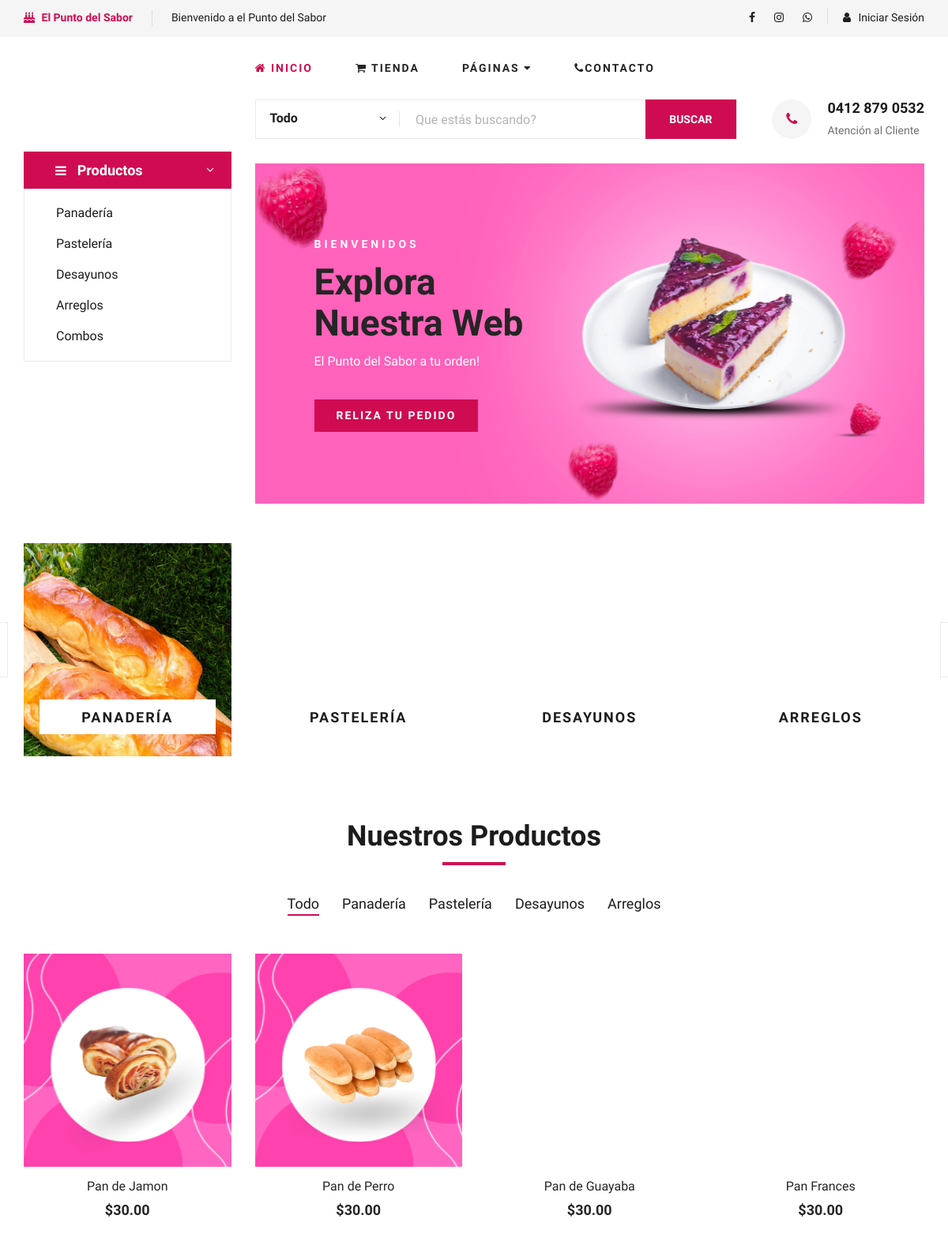
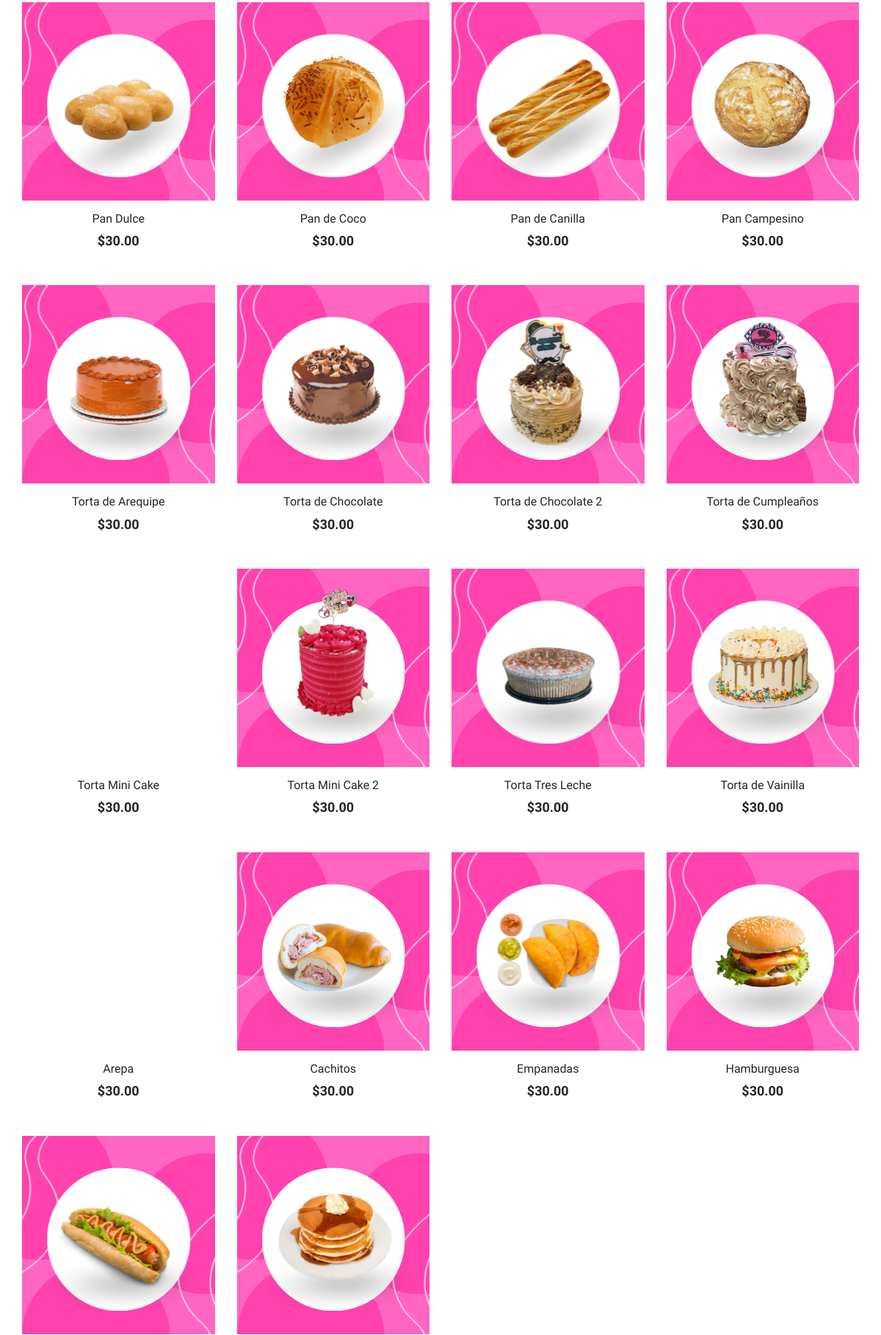
The page / (upper part) on the database its author committed (2 pictures, top to bottom).
### tables this page shows
CREATE TABLE `productos` (
  `id` int(255) NOT NULL AUTO_INCREMENT,
  `producto` varchar(255) NOT NULL,
  `tipo_producto` varchar(255) NOT NULL,
  `precio` varchar(255) NOT NULL,
  `ubicacion` varchar(255) NOT NULL,
  `estado` varchar(255) NOT NULL,
  PRIMARY KEY (`id`)
);

### index.php (the view, shortened to what this page needs)
<!DOCTYPE html>
<html lang="zxx">
<head>
    <link rel="stylesheet" href="css/bootstrap.min.css" type="text/css">
    <link rel="stylesheet" href="css/font-awesome.min.css" type="text/css">
    <link rel="stylesheet" href="css/elegant-icons.css" type="text/css">
    <link rel="stylesheet" href="css/nice-select.css" type="text/css">
    <link rel="stylesheet" href="css/jquery-ui.min.css" type="text/css">
    <link rel="stylesheet" href="css/owl.carousel.min.css" type="text/css">
    <link rel="stylesheet" href="css/slicknav.min.css" type="text/css">
    <link rel="stylesheet" href="css/style.css" type="text/css">
    <link rel="stylesheet" href="css/modal.css" type="text/css">
</head>
<body>
    <?php require('./layout/header.php')  ?>
    <?php require('./layout/sidebar.php')  ?>
    <?php require('./layout/categories.php')  ?>
    <section class="featured spad">
        <div class="container">
            <div class="row">
                <div class="col-lg-12">
                    <div class="section-title">
                        <h2>Nuestros Productos</h2>
                    </div>
                    <div class="featured__controls">
                        <ul>
                            <li class="active" data-filter="*">Todo</li>
                            <li data-filter=".pan">Panadería</li>
                            <li data-filter=".pasteleria">Pastelería</li>
                            <li data-filter=".desayuno">Desayunos</li>
                            <li data-filter=".arreglo">Arreglos</li>
                        </ul>
                    </div>
                </div>
            </div>
            <div class="row featured__filter">
            <?php
                        $conexion=mysqli_connect('localhost','root','','delmary');
                        $sql="SELECT * FROM productos WHERE tipo_producto='Panaderia'";
                        $result=mysqli_query($conexion,$sql);
                        while($mostrar=mysqli_fetch_array($result)){
                            $producto = $mostrar['producto'];
                            $precio = number_format($mostrar['precio'],2);
                            $ubicacion = $mostrar['ubicacion'];
                        ?>
                <div class="col-lg-3 col-md-4 col-sm-6 mix pan">
                    <div class="featured__item">
                        <div class="featured__item__pic set-bg" data-setbg="<?php echo $ubicacion ?>">
                        </div>
                        <div class="featured__item__text">
                            <h6><a href="#"><?php echo $producto ?></a></h6>
                            <h5>$<?php echo $precio ?></h5>
                        </div>
                    </div>
                </div>
            <?php } ?>
                <?php
                        $conexion=mysqli_connect('localhost','root','','delmary');
                        $sql="SELECT * FROM productos WHERE tipo_producto='Pastelería'";
                        $result=mysqli_query($conexion,$sql);
                        while($mostrar=mysqli_fetch_array($result)){
                            $producto = $mostrar['producto'];
                            $precio = number_format($mostrar['precio'],2);
                            $ubicacion = $mostrar['ubicacion'];
                        ?>
                <div class="col-lg-3 col-md-4 col-sm-6 mix pasteleria">
                    <div class="featured__item">
                    <div class="featured__item__pic set-bg" data-setbg="<?php echo $ubicacion ?>">
                        </div>
                        <div class="featured__item__text">
                            <h6><a href="#"><?php echo $producto ?></a></h6>
                            <h5>$<?php echo $precio ?></h5>
                        </div>
                    </div>
                </div>
                 <?php } ?>
                <?php
                        $conexion=mysqli_connect('localhost','root','','delmary');
                        $sql="SELECT * FROM productos WHERE tipo_producto='Desayunos'";
                        $result=mysqli_query($conexion,$sql);
                        while($mostrar=mysqli_fetch_array($result)){
                            $producto = $mostrar['producto'];
                            $precio = number_format($mostrar['precio'],2);
                            $ubicacion = $mostrar['ubicacion'];
                        ?>
                <div class="col-lg-3 col-md-4 col-sm-6 mix desayuno">
                    <div class="featured__item">
                    <div class="featured__item__pic set-bg" data-setbg="<?php echo $ubicacion ?>">
                        </div>
                        <div class="featured__item__text">
                            <h6><a href="#"><?php echo $producto ?></a></h6>
                            <h5>$<?php echo $precio ?></h5>
                        </div>
                    </div>
                </div>
                <?php } ?>
            </div>
        </div>
    </section>
</body>
</html>

### layout/header.php (shortened to what this page needs)
<header class="header">
        <div class="header__top">
            <div class="container">
                <div class="row">
                    <div class="col-lg-6 col-md-6">
                        <div class="header__top__left">
                            <ul>
                                <li style="color: #cf0c52; font-weight: bolder;"><i class="fa fa-birthday-cake" style="color: #cf0c52;"></i> El Punto del Sabor</li>
                                <li><marquee>Bienvenido a el Punto del Sabor</marquee></li>
                            </ul>
                        </div>
                    </div>
                    <div class="col-lg-6 col-md-6">
                        <div class="header__top__right">
                            <div class="header__top__right__social">
                                <a href="#"><i class="fa fa-facebook"></i></a>
                                <a href="#"><i class="fa fa-instagram"></i></i></a>
                                <a href="#"><i class="fa fa-whatsapp"></i></a>
                            </div>
                            <div class="header__top__right__auth">
                                <?php
                                if (!isset($_SESSION["usuario"])) {
                                ?>
                                <a href="login.php"><i class="fa fa-user"></i> Iniciar Sesión</a>
                                <?php
                                }else{
                                ?>
                                <a href="shop-system.php"><i class="fa fa-user"></i> Bienvenido <?php echo $_SESSION["usuario"] ?></a>
                                <a href="logout.php">Cerrar Sesion</a>
                                <?php
                                }
                                ?>
                            </div>
                        </div>
                    </div>
                </div>
            </div>
        </div>
        <div class="container">
            <div class="row">
                <div class="col-lg-3">
                    <div class="header__logo">
                    </div>
                </div>
                <div class="col-lg-6">
                    <nav class="header__menu">
                        <ul>
                            <li class="active"><a href="./index.php"><i class="fa fa-home"></i> Inicio</a></li>
                            <li><a href="./shop-grid.php"><i class="fa fa-shopping-cart"></i> Tienda</a></li>
                            <li><a href="#">Páginas <i class="fa fa-caret-down"></i></a>
                            </li>
                            <li><a href="./contact.php"><i class="fa fa-phone"></i>Contacto</a></li>
                        </ul>
                    </nav>
                </div>
            </div>
        </div>
    </header>

### layout/sidebar.php
<section class="hero">
       <div class="container">
           <div class="row">
               <div class="col-lg-3">
                   <div class="hero__categories" style="margin-top: 25%;">
                       <div class="hero__categories__all">
                           <i class="fa fa-bars"></i>
                           <span>Productos</span>
                       </div>
                       <ul>
                           <li><a href="#">Panadería</a></li>
                           <li><a href="#">Pastelería</a></li>
                           <li><a href="#">Desayunos</a></li>
                           <li><a href="#">Arreglos</a></li>
                           <li><a href="#">Combos</a></li>
                       </ul>
                   </div>
               </div>
               <div class="col-lg-9">
                   <div class="hero__search">
                       <div class="hero__search__form">
                           <form action="#">
                               <div class="hero__search__categories">
                                   Todo
                                   <span class="arrow_carrot-down"></span>
                               </div>
                               <input type="text" placeholder="Que estás buscando?">
                               <button type="submit" class="site-btn">Buscar</button>
                           </form>
                       </div>
                       <div class="hero__search__phone">
                           <div class="hero__search__phone__icon">
                               <i class="fa fa-phone"></i>
                           </div>
                           <div class="hero__search__phone__text">
                               <h5>0412 879 0532</h5>
                               <span>Atención al Cliente</span>
                           </div>
                       </div>
                   </div>
                   <div class="hero__item set-bg" data-setbg="img/hero/banner.png">
                       <div class="hero__text">
                           <span style="color: #fff;">BIENVENIDOS</span>
                           <h2>Explora <br />Nuestra Web</h2>
                           <p style="color: #fff;">El Punto del Sabor a tu orden!</p>
                           <a href="#" class="primary-btn">RELIZA TU PEDIDO</a>
                       </div>
                   </div>
               </div>
           </div>
       </div>
   </section>

### layout/categories.php (shortened to what this page needs)
<section class="categories">
        <div class="container">
            <div class="row">
                <div class="categories__slider owl-carousel">
                    <div class="col-lg-3">
                        <div class="categories__item set-bg" data-setbg="img/categories/cat-1.jpg">
                            <h5><a href="#">Panadería</a></h5>
                        </div>
                    </div>
                    <div class="col-lg-3">
                        <div class="categories__item set-bg" data-setbg="img/categories/cat-2.jpg">
                            <h5><a href="#">Pastelería</a></h5>
                        </div>
                    </div>
                    <div class="col-lg-3">
                        <div class="categories__item set-bg" data-setbg="img/categories/cat-3.jpg">
                            <h5><a href="#">Desayunos</a></h5>
                        </div>
                    </div>
                    <div class="col-lg-3">
                        <div class="categories__item set-bg" data-setbg="img/categories/cat-4.png">
                            <h5><a href="#">Arreglos</a></h5>
                        </div>
                    </div>
                </div>
            </div>
        </div>
    </section>

### rows shown on the page
productos: shows a picture, producto "Pan de Jamon", precio "30.00"
productos: shows a picture, producto "Pan de Perro", precio "30.00"
productos: producto "Pan de Guayaba", precio "30.00"
productos: producto "Pan Frances", precio "30.00"
productos: shows a picture, producto "Pan Dulce", precio "30.00"
productos: shows a picture, producto "Pan de Coco", precio "30.00"
productos: shows a picture, producto "Pan de Canilla", precio "30.00"
productos: shows a picture, producto "Pan Campesino", precio "30.00"
productos: shows a picture, producto "Torta de Arequipe", precio "30.00"
productos: shows a picture, producto "Torta de Chocolate", precio "30.00"
productos: shows a picture, producto "Torta de Chocolate 2", precio "30.00"
productos: shows a picture, producto "Torta de Cumpleaños", precio "30.00"
productos: producto "Torta Mini Cake", precio "30.00"
productos: shows a picture, producto "Torta Mini Cake 2", precio "30.00"
productos: shows a picture, producto "Torta Tres Leche", precio "30.00"
productos: shows a picture, producto "Torta de Vainilla", precio "30.00"
productos: producto "Arepa", precio "30.00"
productos: shows a picture, producto "Cachitos", precio "30.00"
productos: shows a picture, producto "Empanadas", precio "30.00"
productos: shows a picture, producto "Hamburguesa", precio "30.00"
productos: shows a picture
productos: shows a picture
